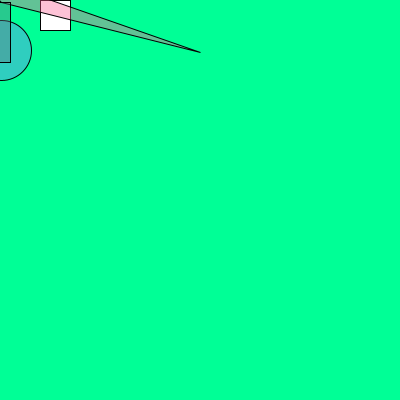
Frame 1 (no input)
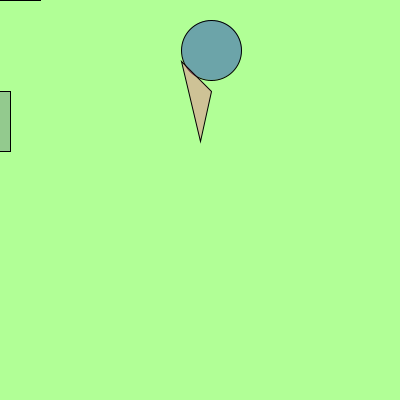
Frame 60 (the mouse pressed at the canvas centre just before this capture)
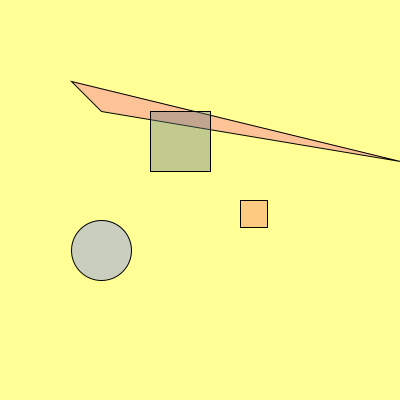
Frame 120 (the mouse held since frame 60 and released just before this capture)

The Processing sketch that drew these frames (run headless with seeded random() and noise(); from frame 60 on, the mouse is pressed at the canvas centre):

// Processing sketch: processing_99687
// ── processing_99687.pde


//declaraciÛn de variables eje
int size = 30;
float xpos = 0;
float ypos = 0;
float x1pos = 0;
float y1pos = 0;
float x2pos = 0;
float y2pos = 0;
float x3pos = 0;
float y3pos = 0;
//variables de direcciÛn
int xdirection = 1;
int ydirection = 1;
int x1direction = 1;
int y1direction = 1;
int x2direction = 1;
int y2direction = 1;
int x3direction = 1;
int y3direction = 1;
//variables de velocidad
float xspeed = 1.7;
float yspeed = 2.6;
float x1speed = 3.4;
float y1speed = 4.9;
float x2speed = 6.5;
float y2speed = 1.0;
float x3speed = 1.3;
float y3speed = 2.4;
float c = 0;
void setup()
{
  size (400,400);
  frameRate(12);//web fps
  //posiciÛn inicial de las variables
  xpos = xpos;
  ypos = ypos;
  x1pos = x1pos;
  y1pos = y1pos;
  x2pos = x2pos;
  y2pos = y2pos;
  x3pos = x3pos;
  y3pos = y3pos;
}
void draw()
{
  background(c,255,150);
  c+=3;
  xpos = xpos + ( xspeed * xdirection );
  ypos = ypos + ( yspeed * ydirection );  
  x1pos = x1pos +( x1speed * x1direction );
  y1pos = y1pos + ( y1speed * y1direction );
  x2pos = x2pos + ( x2speed * x2direction );
  y2pos = y2pos + ( y2speed * y2direction );
  x3pos = x3pos + ( x3speed * x3direction );
  y3pos = y3pos + ( y3speed * ydirection );
  //condicionales de regreso
  if (xpos > 395 || xpos < 0){
    xdirection *= -1;
  }
  if (ypos >= 400 || ypos < 0){
    ydirection *= -1;
  }
  if (x1pos > 400 || x1pos < 0){
    x1direction*= -1;
  }
  if (y1pos >= 400 || y1pos < 0){
    y1direction *= -1;
  }
  if (x2pos > 400 || x2pos < 0){
    x2direction *= -1;
  }
  if (y2pos > 400 || y2pos < 0){
    y2direction *= -1;   
  }
  if (x3pos > 400 || x3pos < 0){
    x3direction *= -1;
  }
  if (y3pos >  400 || y3pos < 0){
    y3direction *= -1;
  }
  //figuras
  rect(mouseX + 40,mouseY,size,size);
  if ((xpos < 133)&&(xpos > 0)){
    xspeed = 10 ; //velocidad de este segmento
    fill(120,130,280,100); //color de la figura en este segmento
  }
  if ((xpos < 266)&&(xpos > 133)){
    xspeed = 2.5;
    fill(0,030,200,100);
  }
  if ((xpos > 266)&&(xpos < 400)){
    xspeed = xspeed + 2;
    fill(120,250,250,100);
  }
  ellipse(xpos,mouseY+50,60,60);
  if ((x1pos < 133)&&(x1pos > 0)){
    x1speed = 0.5;
    fill(250,100,150,100);
  }
  if ((x1pos < 266) && (x1pos > 133)){
    x1speed = x1speed +2;
    fill(0,070,050,100);
  }
  if ((xpos > 266)&&(xpos < 400)){
    x1speed = x1speed +1;
    fill(280,0,100,100);
  }
  triangle(xpos,ypos,xpos-30,ypos-30,mouseX+200,ypos+50);
  if ((ypos <=200) && (ypos >=0)) {
    yspeed = 1.5;
    fill(200,100,120,100);
  }
  if ((y1pos <=200) && (y1pos >=0)) {
    y1speed = 2;
    fill(100,120,130,100);
  }
  if ((ypos >= 200) && (ypos <=height)){
    yspeed = 4;
    fill(100,020,200,100);
  }
  if ((y1pos >= 200) && (y1pos <= height)){
    y1speed = 6;
    fill(100,100,050,100);
  }
  rect (mouseX-50,ypos,60,60);
  xspeed = 10; 
  if ((y3pos<=200) && (y3pos>=0)) {
    y3speed= 1;
    fill(250,120,100,100);
  }
  if ((y3pos>= 200) && (y3pos<=height)){
    y3speed= 2.5;
    fill (050,100,100,100); 
  }
  if ((y3pos >= 200) && (y3pos <= height)){
    y3speed = 3.8;
    fill(100,200,150,100);
  }
  if (mousePressed) {

    xspeed = xspeed +10;
    yspeed = yspeed +7;
    x1speed = x1speed +15;
    y1speed = y1speed+7;
    x2speed = y2speed +9;
    y2speed = y2speed +10;
    size = size + 3;
  } 
  else {
    x1speed = x1speed;
    size = size -3;
  }
}
